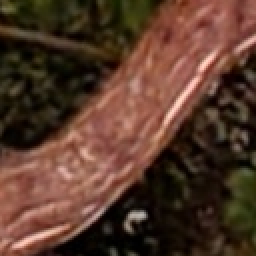
#> input picture datasets/asus_train/clean/N1_main_s21u_20220414_202859_06_11.png, 128 x 128 px (shown 2 times larger); its folder holds only this picture in this run
$ python generate_gaussian_data.py
#> lines starting #> are read from the running program, lines starting #| are printed output that depends on the picture
import numpy as np
import os
import glob
from skimage import img_as_ubyte
import cv2
import random

file_names = sorted(glob.glob('./datasets/asus_train/clean/*'))
result_dir = './datasets/asus_train/noisy/'


def generate_synthesized_training_data():
    mean = 0

    for filename in file_names:
        sigma = random.uniform(0.01, 0.03)
        img = cv2.imread(filename)
#> img is the input picture: shape (128, 128, 3); mean B, G, R 42.6, 57.2, 86.5
        img = img / 255
        noise = np.random.normal(mean, sigma, img.shape)
        rgb_noisy = img + noise
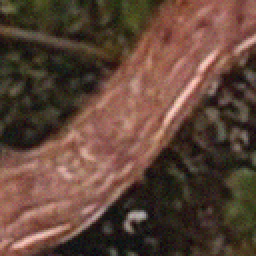
#> rgb_noisy: shape (128, 128, 3) float64 (shown 2 times larger); mean B, G, R 0.167, 0.224, 0.339; drawn with min black and max white
        rgb_noisy = np.clip(rgb_noisy, 0, 1)

        rgb_noisy = np.uint8(rgb_noisy*255)

        noise = np.uint8(noise*255)

        cv2.imwrite(result_dir+filename.split('/')[-1], rgb_noisy)

def generate_sample_images():
    mean = 0

    for sigma in [0.01, 0.015, 0.02, 0.03]:
        img = cv2.imread('./datasets/asus_train/asus_train_rgb/clean/main_s21u_20220530_195557_00_00.png')
        img = img / 255
        noise = np.random.normal(mean, sigma, (128, 128, 3))
        rgb_noisy = img + noise[:128, :128, :]
        rgb_noisy = np.clip(rgb_noisy, 0, 1)

        rgb_noisy = np.uint8(rgb_noisy*255)

        noise = np.uint8(noise*255)

        cv2.imwrite('./sample/sample_{}.jpg'.format(sigma), rgb_noisy)

#generate_sample_images()
generate_synthesized_training_data()

$ run again, on datasets/asus_train/clean/N1_main_s21u_20220715_203923_04_16.png
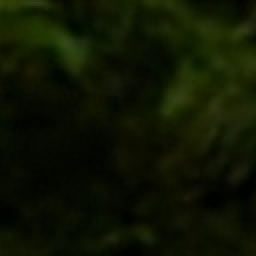
#> input picture datasets/asus_train/clean/N1_main_s21u_20220715_203923_04_16.png, 128 x 128 px (shown 2 times larger)
#> in generate_synthesized_training_data, img is the input picture: shape (128, 128, 3); mean B, G, R 2.1, 20.8, 14.5
#> in generate_synthesized_training_data, `img = img / 255`:
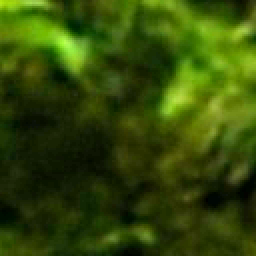
#> img: shape (128, 128, 3) float64 (shown 2 times larger); mean B, G, R 0.00827, 0.0815, 0.0569; drawn with min black and max white
#> in generate_synthesized_training_data, `rgb_noisy = img + noise`:
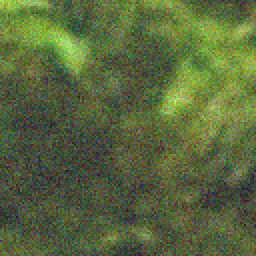
#> rgb_noisy: shape (128, 128, 3) float64 (shown 2 times larger); mean B, G, R 0.00808, 0.0815, 0.0569; drawn with min black and max white

$ run again, on datasets/asus_train/clean/N1_main_s21u_20220414_202859_22_25.png
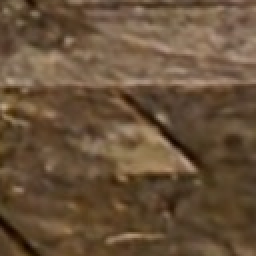
#> input picture datasets/asus_train/clean/N1_main_s21u_20220414_202859_22_25.png, 128 x 128 px (shown 2 times larger)
#> in generate_synthesized_training_data, img is the input picture: shape (128, 128, 3); mean B, G, R 58.1, 81.6, 104.3
#> in generate_synthesized_training_data, `rgb_noisy = img + noise`:
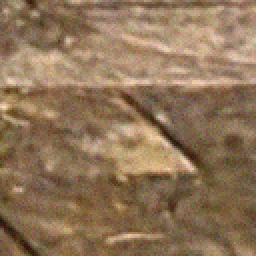
#> rgb_noisy: shape (128, 128, 3) float64 (shown 2 times larger); mean B, G, R 0.228, 0.32, 0.409; drawn with min black and max white
